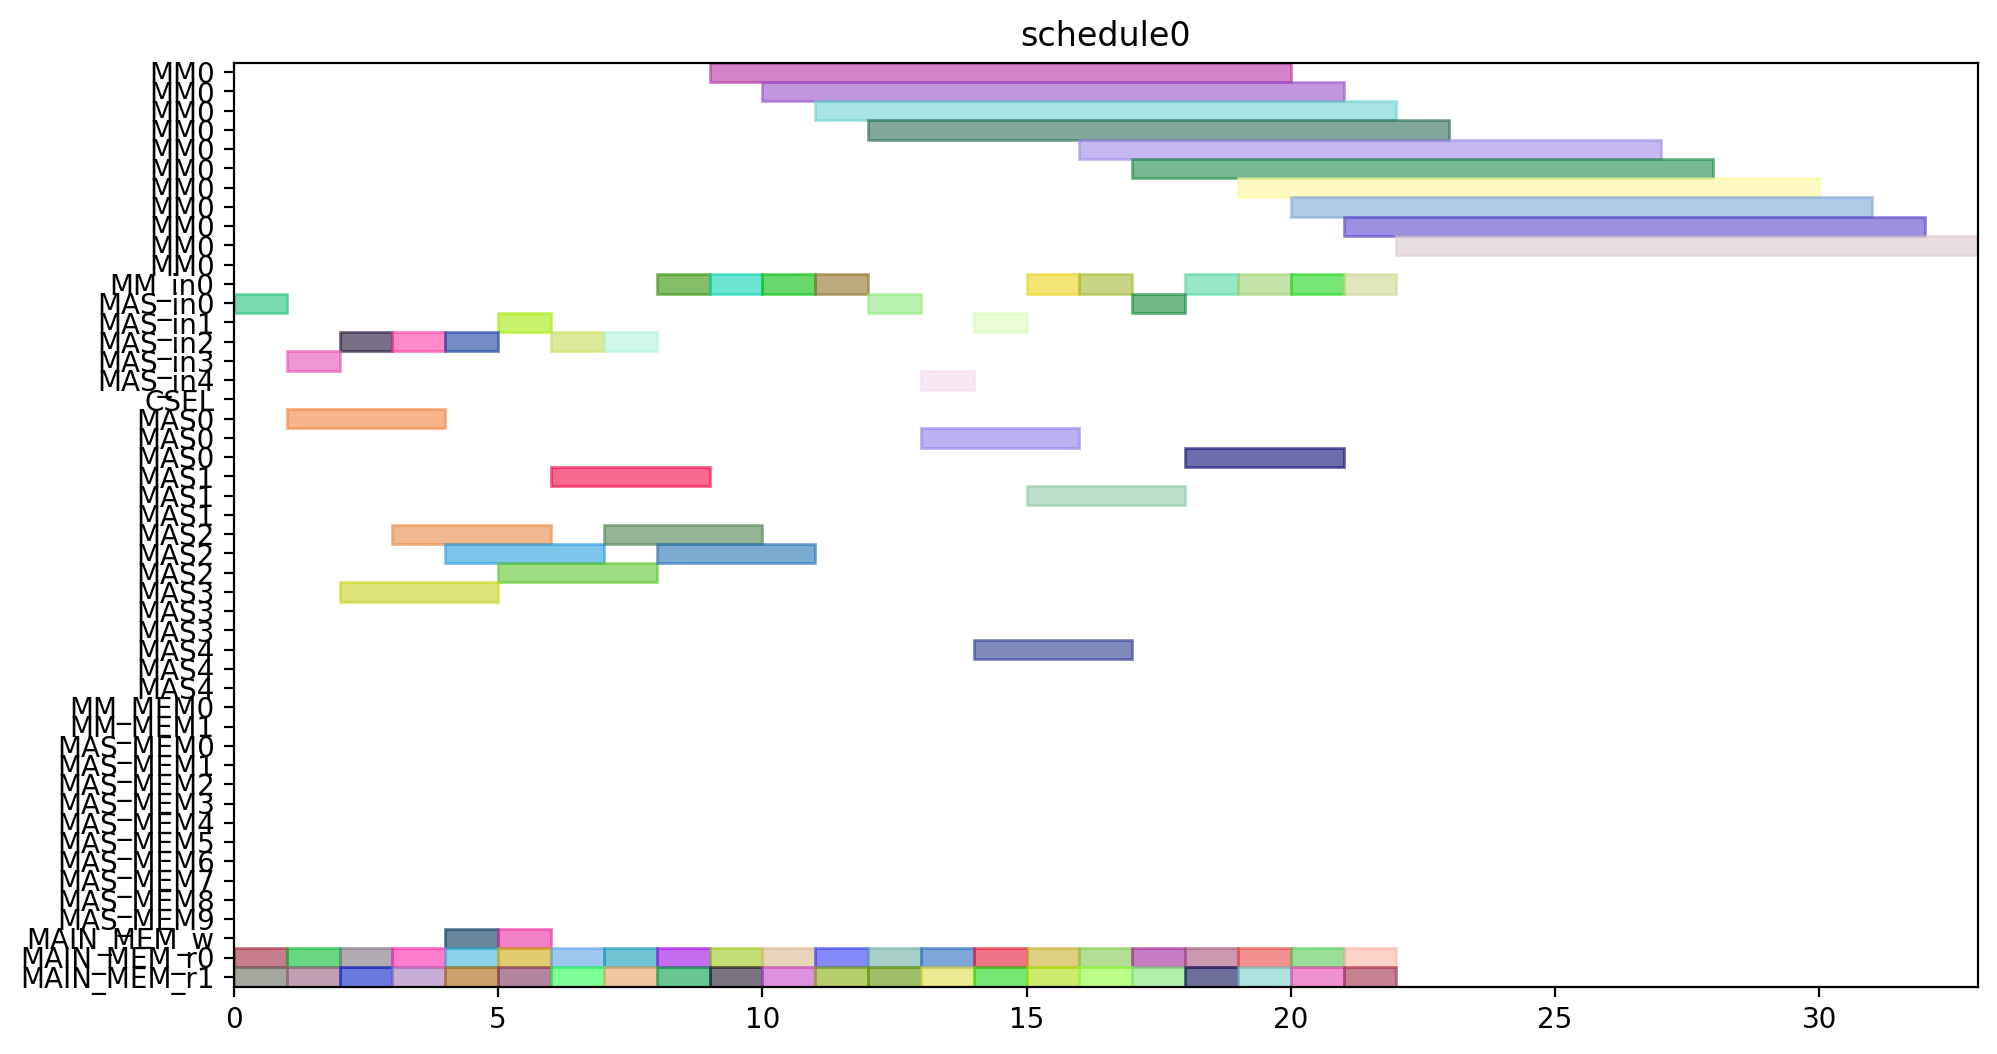

This chart was generated by the following Python code:
from pyschedule import Scenario, solvers, plotters, alt


def solve():
	horizon = 120
	S = Scenario("schedule0", horizon=horizon)

	# resource
	MM = S.Resources('MM', num=1, size=11)
	MM_in = S.Resources('MM_in', num=1)
	MAS_in = S.Resources('MAS_in', num=5)
	CSEL = S.Resource('CSEL')
	MAS = S.Resources('MAS', num=5, size=3, periods=range(1, horizon))
	MM_MEM = S.Resources('MM_MEM', num=2)
	MAS_MEM = S.Resources('MAS_MEM', num=10)
	MAIN_MEM_w = S.Resource('MAIN_MEM_w', size=1)
	MAIN_MEM_r = S.Resources('MAIN_MEM_r', num=2)

	# result of previous scheduling

	# new tasks
	c10_t0 = S.Task('c10_t0', length=11, delay_cost=1)
	c10_t0 += alt(MM)
	c10_t0_in = S.Task('c10_t0_in', length=1, delay_cost=1)
	c10_t0_in += alt(MM_in)
	S += c10_t0_in*MM_in[0]<=c10_t0*MM[0]
	c10_t0_mem0 = S.Task('c10_t0_mem0', length=1, delay_cost=1)
	c10_t0_mem0 += MAIN_MEM_r[0]
	S += c10_t0_mem0 <= c10_t0

	c10_t0_mem1 = S.Task('c10_t0_mem1', length=1, delay_cost=1)
	c10_t0_mem1 += MAIN_MEM_r[1]
	S += c10_t0_mem1 <= c10_t0

	c10_t1 = S.Task('c10_t1', length=11, delay_cost=1)
	c10_t1 += alt(MM)
	c10_t1_in = S.Task('c10_t1_in', length=1, delay_cost=1)
	c10_t1_in += alt(MM_in)
	S += c10_t1_in*MM_in[0]<=c10_t1*MM[0]
	c10_t1_mem0 = S.Task('c10_t1_mem0', length=1, delay_cost=1)
	c10_t1_mem0 += MAIN_MEM_r[0]
	S += c10_t1_mem0 <= c10_t1

	c10_t1_mem1 = S.Task('c10_t1_mem1', length=1, delay_cost=1)
	c10_t1_mem1 += MAIN_MEM_r[1]
	S += c10_t1_mem1 <= c10_t1

	c10_t2 = S.Task('c10_t2', length=3, delay_cost=1)
	c10_t2 += alt(MAS)
	c10_t2_in = S.Task('c10_t2_in', length=1, delay_cost=1)
	c10_t2_in += alt(MAS_in)
	S += c10_t2_in*MAS_in[0]<=c10_t2*MAS[0]

	S += c10_t2_in*MAS_in[1]<=c10_t2*MAS[1]

	S += c10_t2_in*MAS_in[2]<=c10_t2*MAS[2]

	S += c10_t2_in*MAS_in[3]<=c10_t2*MAS[3]

	S += c10_t2_in*MAS_in[4]<=c10_t2*MAS[4]

	c10_t2_mem0 = S.Task('c10_t2_mem0', length=1, delay_cost=1)
	c10_t2_mem0 += MAIN_MEM_r[0]
	S += c10_t2_mem0 <= c10_t2

	c10_t2_mem1 = S.Task('c10_t2_mem1', length=1, delay_cost=1)
	c10_t2_mem1 += MAIN_MEM_r[1]
	S += c10_t2_mem1 <= c10_t2

	c10_t3 = S.Task('c10_t3', length=3, delay_cost=1)
	c10_t3 += alt(MAS)
	c10_t3_in = S.Task('c10_t3_in', length=1, delay_cost=1)
	c10_t3_in += alt(MAS_in)
	S += c10_t3_in*MAS_in[0]<=c10_t3*MAS[0]

	S += c10_t3_in*MAS_in[1]<=c10_t3*MAS[1]

	S += c10_t3_in*MAS_in[2]<=c10_t3*MAS[2]

	S += c10_t3_in*MAS_in[3]<=c10_t3*MAS[3]

	S += c10_t3_in*MAS_in[4]<=c10_t3*MAS[4]

	c10_t3_mem0 = S.Task('c10_t3_mem0', length=1, delay_cost=1)
	c10_t3_mem0 += MAIN_MEM_r[0]
	S += c10_t3_mem0 <= c10_t3

	c10_t3_mem1 = S.Task('c10_t3_mem1', length=1, delay_cost=1)
	c10_t3_mem1 += MAIN_MEM_r[1]
	S += c10_t3_mem1 <= c10_t3

	c20_t0 = S.Task('c20_t0', length=11, delay_cost=1)
	c20_t0 += alt(MM)
	c20_t0_in = S.Task('c20_t0_in', length=1, delay_cost=1)
	c20_t0_in += alt(MM_in)
	S += c20_t0_in*MM_in[0]<=c20_t0*MM[0]
	c20_t0_mem0 = S.Task('c20_t0_mem0', length=1, delay_cost=1)
	c20_t0_mem0 += MAIN_MEM_r[0]
	S += c20_t0_mem0 <= c20_t0

	c20_t0_mem1 = S.Task('c20_t0_mem1', length=1, delay_cost=1)
	c20_t0_mem1 += MAIN_MEM_r[1]
	S += c20_t0_mem1 <= c20_t0

	c20_t1 = S.Task('c20_t1', length=11, delay_cost=1)
	c20_t1 += alt(MM)
	c20_t1_in = S.Task('c20_t1_in', length=1, delay_cost=1)
	c20_t1_in += alt(MM_in)
	S += c20_t1_in*MM_in[0]<=c20_t1*MM[0]
	c20_t1_mem0 = S.Task('c20_t1_mem0', length=1, delay_cost=1)
	c20_t1_mem0 += MAIN_MEM_r[0]
	S += c20_t1_mem0 <= c20_t1

	c20_t1_mem1 = S.Task('c20_t1_mem1', length=1, delay_cost=1)
	c20_t1_mem1 += MAIN_MEM_r[1]
	S += c20_t1_mem1 <= c20_t1

	c20_t2 = S.Task('c20_t2', length=3, delay_cost=1)
	c20_t2 += alt(MAS)
	c20_t2_in = S.Task('c20_t2_in', length=1, delay_cost=1)
	c20_t2_in += alt(MAS_in)
	S += c20_t2_in*MAS_in[0]<=c20_t2*MAS[0]

	S += c20_t2_in*MAS_in[1]<=c20_t2*MAS[1]

	S += c20_t2_in*MAS_in[2]<=c20_t2*MAS[2]

	S += c20_t2_in*MAS_in[3]<=c20_t2*MAS[3]

	S += c20_t2_in*MAS_in[4]<=c20_t2*MAS[4]

	c20_t2_mem0 = S.Task('c20_t2_mem0', length=1, delay_cost=1)
	c20_t2_mem0 += MAIN_MEM_r[0]
	S += c20_t2_mem0 <= c20_t2

	c20_t2_mem1 = S.Task('c20_t2_mem1', length=1, delay_cost=1)
	c20_t2_mem1 += MAIN_MEM_r[1]
	S += c20_t2_mem1 <= c20_t2

	c20_t3 = S.Task('c20_t3', length=3, delay_cost=1)
	c20_t3 += alt(MAS)
	c20_t3_in = S.Task('c20_t3_in', length=1, delay_cost=1)
	c20_t3_in += alt(MAS_in)
	S += c20_t3_in*MAS_in[0]<=c20_t3*MAS[0]

	S += c20_t3_in*MAS_in[1]<=c20_t3*MAS[1]

	S += c20_t3_in*MAS_in[2]<=c20_t3*MAS[2]

	S += c20_t3_in*MAS_in[3]<=c20_t3*MAS[3]

	S += c20_t3_in*MAS_in[4]<=c20_t3*MAS[4]

	c20_t3_mem0 = S.Task('c20_t3_mem0', length=1, delay_cost=1)
	c20_t3_mem0 += MAIN_MEM_r[0]
	S += c20_t3_mem0 <= c20_t3

	c20_t3_mem1 = S.Task('c20_t3_mem1', length=1, delay_cost=1)
	c20_t3_mem1 += MAIN_MEM_r[1]
	S += c20_t3_mem1 <= c20_t3

	c01_t0 = S.Task('c01_t0', length=11, delay_cost=1)
	c01_t0 += alt(MM)
	c01_t0_in = S.Task('c01_t0_in', length=1, delay_cost=1)
	c01_t0_in += alt(MM_in)
	S += c01_t0_in*MM_in[0]<=c01_t0*MM[0]
	c01_t0_mem0 = S.Task('c01_t0_mem0', length=1, delay_cost=1)
	c01_t0_mem0 += MAIN_MEM_r[0]
	S += c01_t0_mem0 <= c01_t0

	c01_t0_mem1 = S.Task('c01_t0_mem1', length=1, delay_cost=1)
	c01_t0_mem1 += MAIN_MEM_r[1]
	S += c01_t0_mem1 <= c01_t0

	c01_t1 = S.Task('c01_t1', length=11, delay_cost=1)
	c01_t1 += alt(MM)
	c01_t1_in = S.Task('c01_t1_in', length=1, delay_cost=1)
	c01_t1_in += alt(MM_in)
	S += c01_t1_in*MM_in[0]<=c01_t1*MM[0]
	c01_t1_mem0 = S.Task('c01_t1_mem0', length=1, delay_cost=1)
	c01_t1_mem0 += MAIN_MEM_r[0]
	S += c01_t1_mem0 <= c01_t1

	c01_t1_mem1 = S.Task('c01_t1_mem1', length=1, delay_cost=1)
	c01_t1_mem1 += MAIN_MEM_r[1]
	S += c01_t1_mem1 <= c01_t1

	c01_t2 = S.Task('c01_t2', length=3, delay_cost=1)
	c01_t2 += alt(MAS)
	c01_t2_in = S.Task('c01_t2_in', length=1, delay_cost=1)
	c01_t2_in += alt(MAS_in)
	S += c01_t2_in*MAS_in[0]<=c01_t2*MAS[0]

	S += c01_t2_in*MAS_in[1]<=c01_t2*MAS[1]

	S += c01_t2_in*MAS_in[2]<=c01_t2*MAS[2]

	S += c01_t2_in*MAS_in[3]<=c01_t2*MAS[3]

	S += c01_t2_in*MAS_in[4]<=c01_t2*MAS[4]

	c01_t2_mem0 = S.Task('c01_t2_mem0', length=1, delay_cost=1)
	c01_t2_mem0 += MAIN_MEM_r[0]
	S += c01_t2_mem0 <= c01_t2

	c01_t2_mem1 = S.Task('c01_t2_mem1', length=1, delay_cost=1)
	c01_t2_mem1 += MAIN_MEM_r[1]
	S += c01_t2_mem1 <= c01_t2

	c01_t3 = S.Task('c01_t3', length=3, delay_cost=1)
	c01_t3 += alt(MAS)
	c01_t3_in = S.Task('c01_t3_in', length=1, delay_cost=1)
	c01_t3_in += alt(MAS_in)
	S += c01_t3_in*MAS_in[0]<=c01_t3*MAS[0]

	S += c01_t3_in*MAS_in[1]<=c01_t3*MAS[1]

	S += c01_t3_in*MAS_in[2]<=c01_t3*MAS[2]

	S += c01_t3_in*MAS_in[3]<=c01_t3*MAS[3]

	S += c01_t3_in*MAS_in[4]<=c01_t3*MAS[4]

	c01_t3_mem0 = S.Task('c01_t3_mem0', length=1, delay_cost=1)
	c01_t3_mem0 += MAIN_MEM_r[0]
	S += c01_t3_mem0 <= c01_t3

	c01_t3_mem1 = S.Task('c01_t3_mem1', length=1, delay_cost=1)
	c01_t3_mem1 += MAIN_MEM_r[1]
	S += c01_t3_mem1 <= c01_t3

	c11_t0 = S.Task('c11_t0', length=11, delay_cost=1)
	c11_t0 += alt(MM)
	c11_t0_in = S.Task('c11_t0_in', length=1, delay_cost=1)
	c11_t0_in += alt(MM_in)
	S += c11_t0_in*MM_in[0]<=c11_t0*MM[0]
	c11_t0_mem0 = S.Task('c11_t0_mem0', length=1, delay_cost=1)
	c11_t0_mem0 += MAIN_MEM_r[0]
	S += c11_t0_mem0 <= c11_t0

	c11_t0_mem1 = S.Task('c11_t0_mem1', length=1, delay_cost=1)
	c11_t0_mem1 += MAIN_MEM_r[1]
	S += c11_t0_mem1 <= c11_t0

	c11_t1 = S.Task('c11_t1', length=11, delay_cost=1)
	c11_t1 += alt(MM)
	c11_t1_in = S.Task('c11_t1_in', length=1, delay_cost=1)
	c11_t1_in += alt(MM_in)
	S += c11_t1_in*MM_in[0]<=c11_t1*MM[0]
	c11_t1_mem0 = S.Task('c11_t1_mem0', length=1, delay_cost=1)
	c11_t1_mem0 += MAIN_MEM_r[0]
	S += c11_t1_mem0 <= c11_t1

	c11_t1_mem1 = S.Task('c11_t1_mem1', length=1, delay_cost=1)
	c11_t1_mem1 += MAIN_MEM_r[1]
	S += c11_t1_mem1 <= c11_t1

	c11_t2 = S.Task('c11_t2', length=3, delay_cost=1)
	c11_t2 += alt(MAS)
	c11_t2_in = S.Task('c11_t2_in', length=1, delay_cost=1)
	c11_t2_in += alt(MAS_in)
	S += c11_t2_in*MAS_in[0]<=c11_t2*MAS[0]

	S += c11_t2_in*MAS_in[1]<=c11_t2*MAS[1]

	S += c11_t2_in*MAS_in[2]<=c11_t2*MAS[2]

	S += c11_t2_in*MAS_in[3]<=c11_t2*MAS[3]

	S += c11_t2_in*MAS_in[4]<=c11_t2*MAS[4]

	c11_t2_mem0 = S.Task('c11_t2_mem0', length=1, delay_cost=1)
	c11_t2_mem0 += MAIN_MEM_r[0]
	S += c11_t2_mem0 <= c11_t2

	c11_t2_mem1 = S.Task('c11_t2_mem1', length=1, delay_cost=1)
	c11_t2_mem1 += MAIN_MEM_r[1]
	S += c11_t2_mem1 <= c11_t2

	c11_t3 = S.Task('c11_t3', length=3, delay_cost=1)
	c11_t3 += alt(MAS)
	c11_t3_in = S.Task('c11_t3_in', length=1, delay_cost=1)
	c11_t3_in += alt(MAS_in)
	S += c11_t3_in*MAS_in[0]<=c11_t3*MAS[0]

	S += c11_t3_in*MAS_in[1]<=c11_t3*MAS[1]

	S += c11_t3_in*MAS_in[2]<=c11_t3*MAS[2]

	S += c11_t3_in*MAS_in[3]<=c11_t3*MAS[3]

	S += c11_t3_in*MAS_in[4]<=c11_t3*MAS[4]

	c11_t3_mem0 = S.Task('c11_t3_mem0', length=1, delay_cost=1)
	c11_t3_mem0 += MAIN_MEM_r[0]
	S += c11_t3_mem0 <= c11_t3

	c11_t3_mem1 = S.Task('c11_t3_mem1', length=1, delay_cost=1)
	c11_t3_mem1 += MAIN_MEM_r[1]
	S += c11_t3_mem1 <= c11_t3

	c21_t0 = S.Task('c21_t0', length=11, delay_cost=1)
	c21_t0 += alt(MM)
	c21_t0_in = S.Task('c21_t0_in', length=1, delay_cost=1)
	c21_t0_in += alt(MM_in)
	S += c21_t0_in*MM_in[0]<=c21_t0*MM[0]
	c21_t0_mem0 = S.Task('c21_t0_mem0', length=1, delay_cost=1)
	c21_t0_mem0 += MAIN_MEM_r[0]
	S += c21_t0_mem0 <= c21_t0

	c21_t0_mem1 = S.Task('c21_t0_mem1', length=1, delay_cost=1)
	c21_t0_mem1 += MAIN_MEM_r[1]
	S += c21_t0_mem1 <= c21_t0

	c21_t1 = S.Task('c21_t1', length=11, delay_cost=1)
	c21_t1 += alt(MM)
	c21_t1_in = S.Task('c21_t1_in', length=1, delay_cost=1)
	c21_t1_in += alt(MM_in)
	S += c21_t1_in*MM_in[0]<=c21_t1*MM[0]
	c21_t1_mem0 = S.Task('c21_t1_mem0', length=1, delay_cost=1)
	c21_t1_mem0 += MAIN_MEM_r[0]
	S += c21_t1_mem0 <= c21_t1

	c21_t1_mem1 = S.Task('c21_t1_mem1', length=1, delay_cost=1)
	c21_t1_mem1 += MAIN_MEM_r[1]
	S += c21_t1_mem1 <= c21_t1

	c21_t2 = S.Task('c21_t2', length=3, delay_cost=1)
	c21_t2 += alt(MAS)
	c21_t2_in = S.Task('c21_t2_in', length=1, delay_cost=1)
	c21_t2_in += alt(MAS_in)
	S += c21_t2_in*MAS_in[0]<=c21_t2*MAS[0]

	S += c21_t2_in*MAS_in[1]<=c21_t2*MAS[1]

	S += c21_t2_in*MAS_in[2]<=c21_t2*MAS[2]

	S += c21_t2_in*MAS_in[3]<=c21_t2*MAS[3]

	S += c21_t2_in*MAS_in[4]<=c21_t2*MAS[4]

	c21_t2_mem0 = S.Task('c21_t2_mem0', length=1, delay_cost=1)
	c21_t2_mem0 += MAIN_MEM_r[0]
	S += c21_t2_mem0 <= c21_t2

	c21_t2_mem1 = S.Task('c21_t2_mem1', length=1, delay_cost=1)
	c21_t2_mem1 += MAIN_MEM_r[1]
	S += c21_t2_mem1 <= c21_t2

	c21_t3 = S.Task('c21_t3', length=3, delay_cost=1)
	c21_t3 += alt(MAS)
	c21_t3_in = S.Task('c21_t3_in', length=1, delay_cost=1)
	c21_t3_in += alt(MAS_in)
	S += c21_t3_in*MAS_in[0]<=c21_t3*MAS[0]

	S += c21_t3_in*MAS_in[1]<=c21_t3*MAS[1]

	S += c21_t3_in*MAS_in[2]<=c21_t3*MAS[2]

	S += c21_t3_in*MAS_in[3]<=c21_t3*MAS[3]

	S += c21_t3_in*MAS_in[4]<=c21_t3*MAS[4]

	c21_t3_mem0 = S.Task('c21_t3_mem0', length=1, delay_cost=1)
	c21_t3_mem0 += MAIN_MEM_r[0]
	S += c21_t3_mem0 <= c21_t3

	c21_t3_mem1 = S.Task('c21_t3_mem1', length=1, delay_cost=1)
	c21_t3_mem1 += MAIN_MEM_r[1]
	S += c21_t3_mem1 <= c21_t3

	c000 = S.Task('c000', length=3, delay_cost=1)
	c000 += alt(MAS)
	c000_in = S.Task('c000_in', length=1, delay_cost=1)
	c000_in += alt(MAS_in)
	S += c000_in*MAS_in[0]<=c000*MAS[0]

	S += c000_in*MAS_in[1]<=c000*MAS[1]

	S += c000_in*MAS_in[2]<=c000*MAS[2]

	S += c000_in*MAS_in[3]<=c000*MAS[3]

	S += c000_in*MAS_in[4]<=c000*MAS[4]

	S += 0<c000

	c000_w = S.Task('c000_w', length=1, delay_cost=1)
	c000_w += alt(MAIN_MEM_w)
	S += c000 <= c000_w

	c000_mem0 = S.Task('c000_mem0', length=1, delay_cost=1)
	c000_mem0 += MAIN_MEM_r[0]
	S += c000_mem0 <= c000

	c000_mem1 = S.Task('c000_mem1', length=1, delay_cost=1)
	c000_mem1 += MAIN_MEM_r[1]
	S += c000_mem1 <= c000

	c001 = S.Task('c001', length=3, delay_cost=1)
	c001 += alt(MAS)
	c001_in = S.Task('c001_in', length=1, delay_cost=1)
	c001_in += alt(MAS_in)
	S += c001_in*MAS_in[0]<=c001*MAS[0]

	S += c001_in*MAS_in[1]<=c001*MAS[1]

	S += c001_in*MAS_in[2]<=c001*MAS[2]

	S += c001_in*MAS_in[3]<=c001*MAS[3]

	S += c001_in*MAS_in[4]<=c001*MAS[4]

	S += 0<c001

	c001_w = S.Task('c001_w', length=1, delay_cost=1)
	c001_w += alt(MAIN_MEM_w)
	S += c001 <= c001_w

	c001_mem0 = S.Task('c001_mem0', length=1, delay_cost=1)
	c001_mem0 += MAIN_MEM_r[0]
	S += c001_mem0 <= c001

	c001_mem1 = S.Task('c001_mem1', length=1, delay_cost=1)
	c001_mem1 += MAIN_MEM_r[1]
	S += c001_mem1 <= c001

	solvers.mip.solve(S,msg=1,kind='CPLEX',ratio_gap=1.01)

	solution = [['hoge']*len(S.solution()[1]) for i in range(len(S.solution()))]
	for i in range(len(S.solution())):
		for j in range(len(S.solution()[i])):
			solution[i][j]=str(S.solution()[i][j])
	print(solution)

	cycles = int(solution[-1][3])

	pic_file_name = "/mnt/rose/usr1/fukuda/ABE/multiRAM_multiMAS_16mux/scheduling_result/stage11MM1_stage3MAS5/FROB/schedule0.png"
	if(S.solution() != []):
		plotters.matplotlib.plot(S,img_filename=pic_file_name, show_task_labels=False, fig_size=(cycles*0.25+3, 6))

	return solution
